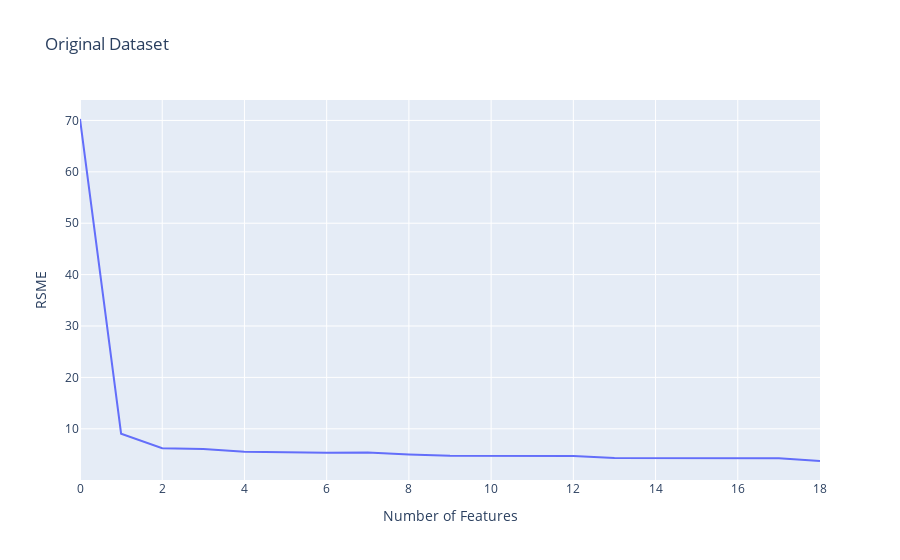

The cell this chart's notebook holds for it:
### Code cell
# results = experiment(no_nulls)

fig = go.Figure()

x_axis = [result[0] for result in results]
y_axis = [result[1] for result in results]

fig.add_trace(
    go.Scatter(
        x=x_axis,
        y=y_axis,
        mode='lines'))

fig.update_layout(
    title="Original Dataset",
    xaxis_title="Number of Features",
    yaxis_title="RSME",
)

fig.show()

### Figure 1 — Plotly figure (JSON) as saved in the notebook; plotly's stock layout.template omitted (floating-point values rounded to 4 significant figures)
{"data": [{"mode": "lines", "type": "scatter", "x": [0, 1, 2, 3, 4, 5, 6, 7, 8, 9, 10, 11, 12, 13, 14, 15, 16, 17, 18], "y": [70.28, 9.049, 6.235, 6.087, 5.551, 5.423, 5.357, 5.363, 4.986, 4.76, 4.734, 4.735, 4.726, 4.302, 4.265, 4.291, 4.279, 4.279, 3.732]}], "layout": {"title": {"text": "Original Dataset"}, "xaxis": {"title": {"text": "Number of Features"}}, "yaxis": {"title": {"text": "RSME"}}}}
